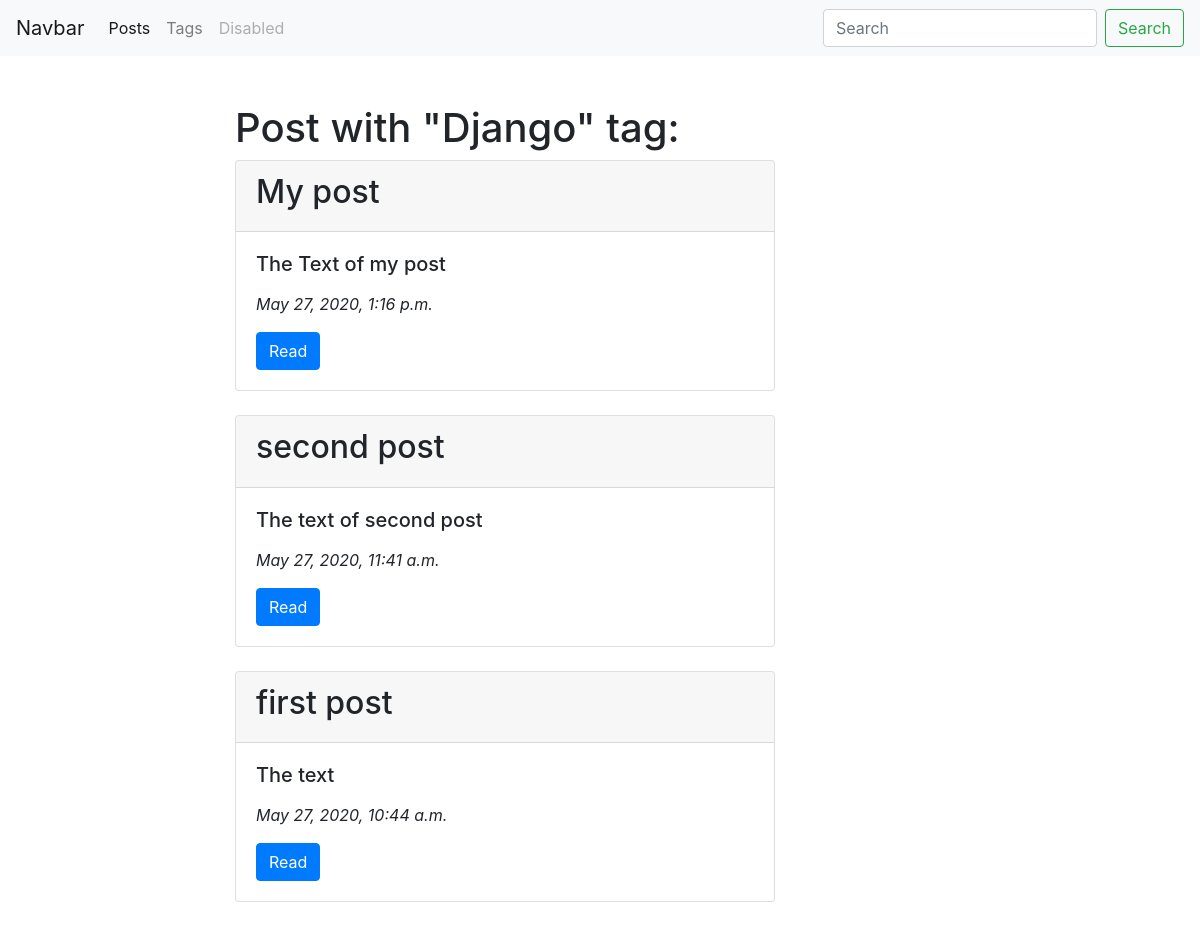
The page /blog/taga/django/ on the database its author committed.
### blog/models.py (models this page shows, shortened)
class Tag(models.Model):
    title = models.CharField(max_length=50)
    slug = models.SlugField(max_length=50, unique=True)

class Post(models.Model):
    title = models.CharField(max_length=150, db_index=True)
    slug = models.SlugField(max_length=150, unique=True)
    body = models.TextField(blank=True, db_index=True)
    tags = models.ManyToManyField('Tag', blank=True, related_name='posts')
    date_pub = models.DateTimeField(auto_now_add=True)

### blog/views.py (the view)
# urls.py: path('taga/<str:slug2>/',  TagDetail.as_view(), name="tags_detail_url"),
class TagDetail( View):
    def get(self, request, slug2):
        tag = get_object_or_404(Tag, slug__iexact=slug2)
        return render(request, 'blog/tags_detail.html', context={'tag':tag})

### blog/templates/blog/tags_detail.html (shortened to what this page needs)
{% extends 'blog/base_blog.html' %}
{%  block content %}
  <h1 class="mt-5">Post with  "{{ tag.title|title }}" tag:</h1>
  {% for post in tag.posts.all %}
  <div class="card mb-4">
    <div class="card-header">
      <h2>{{ post.title }}</h2>
    </div>
    <div class="card-body">
      <h5 class="card-title"><p>{{ post.body }}</p></h5>
      <p class="card-text"><em>{{ post.date_pub }}</em></p>
      <a href="{% url 'blog:post_detail_url' slug=post.slug %}" class="btn btn-primary">Read</a>
    </div>
  </div>
  {% endfor %}
{% endblock %}

### blog/templates/blog/base_blog.html
{% extends 'base.html' %}

### templates/base.html (shortened to what this page needs)
<!DOCTYPE html>
<html lang="en" dir="ltr">
  <head>
    <link rel="stylesheet" href="https://stackpath.bootstrapcdn.com/bootstrap/4.5.0/css/bootstrap.min.css">
  </head>
  <body>
    <nav class="navbar navbar-expand-lg navbar-light bg-light">
  <a class="navbar-brand" href="#">Navbar</a>
  <div class="collapse navbar-collapse" id="navbarSupportedContent">
    <ul class="navbar-nav mr-auto">
      <li class="nav-item active">
        <a class="nav-link" href="{% url 'blog:posts_list_url' %}">Posts<span class="sr-only">(current)</span></a>
      </li>
      <li class="nav-item">
        <a class="nav-link" href="{% url 'blog:tags_list_url' %}">Tags</a>
      </li>
      <li class="nav-item">
        <a class="nav-link disabled" href="#" tabindex="-1" aria-disabled="true">Disabled</a>
      </li>
    </ul>
    <form class="form-inline my-2 my-lg-0">
      <input class="form-control mr-sm-2" type="search" placeholder="Search" aria-label="Search">
      <button class="btn btn-outline-success my-2 my-sm-0" type="submit">Search</button>
    </form>
  </div>
</nav>
<div class="container">
    <div class="row">
          <div class="col-6 offset-md-2">
            {% block content %}{% endblock %}
          </div>
    </div>
</div>
  </body>
</html>

### rows shown on the page
Tag: title "Django"
Post: title "My post", body "The Text of my post", date_pub "May 27, 2020, 1:16 p.m."
Post: title "second post", body "The text of second post", date_pub "May 27, 2020, 11:41 a.m."
Post: title "first post", body "The text", date_pub "May 27, 2020, 10:44 a.m."
